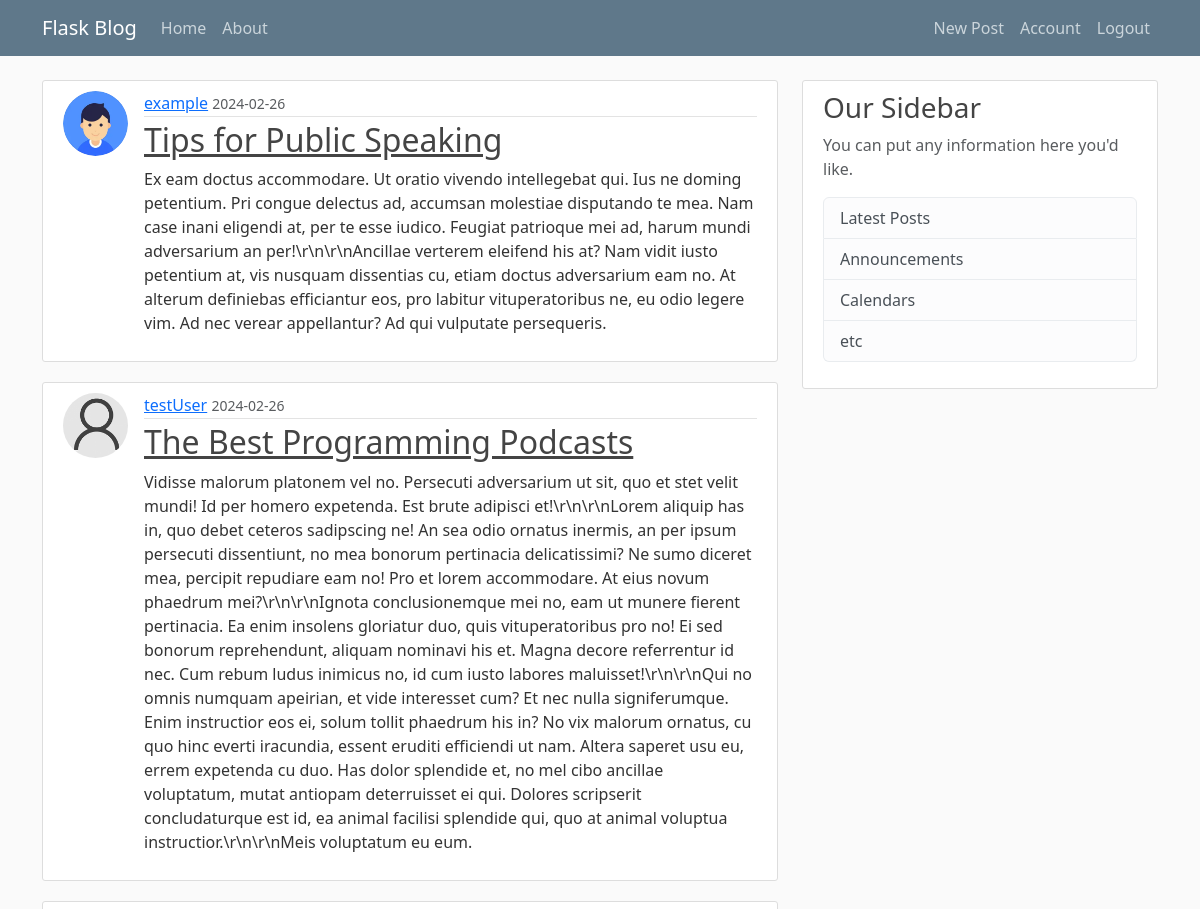
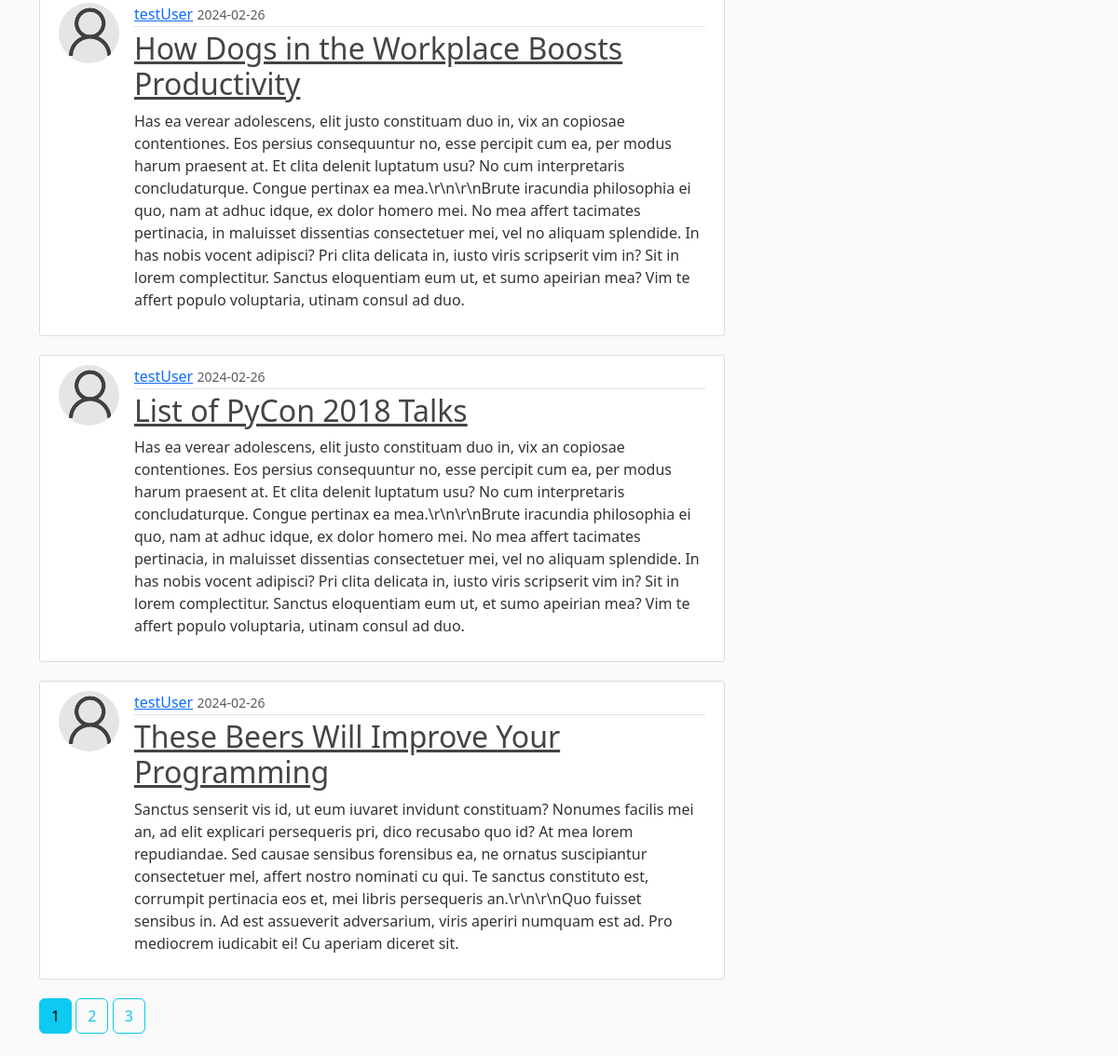
Screenshot of /home (signed in) with the database file from the repository (2 pictures, top to bottom).
### flaskblog/models.py (models this page shows, shortened)
class Post(db.Model):
    id = db.Column(db.Integer, primary_key=True)
    title = db.Column(db.String(100), nullable=False)
    date_posted = db.Column(db.DateTime, nullable=False, default=datetime.utcnow)
    content = db.Column(db.Text, nullable=False)
    user_id = db.Column(db.Integer, db.ForeignKey('user.id'), nullable=False)

class User(db.Model, UserMixin):
    id = db.Column(db.Integer, primary_key=True)
    username = db.Column(db.String(20), unique=True, nullable=False)
    email = db.Column(db.String(120), unique=True, nullable=False)
    image_file = db.Column(db.String(20), nullable=False, default='default.jpg')
    password = db.Column(db.String(60), nullable=False)
    posts = db.relationship('Post', backref='author', lazy=True)

### flaskblog/routes.py (the view)
@app.route("/")
@app.route("/home")
def home():
    page = request.args.get('page', 1, type= int)
    posts = Post.query.order_by(Post.date_posted.desc()).paginate(page= page, per_page= 5)
    return render_template('home.html', posts= posts)

### flaskblog/models.py (called while the page is built)
@login_manager.user_loader
def load_user(user_id):
    return User.query.get(int(user_id))

### flaskblog/templates/home.html
{% extends 'layout.html' %}
{% block content %}
    {% for post in posts.items %}
        <article class="media content-section" style= "display: flex;">
            <img class= "rounded-circle article-img" src= "{{ url_for('static', filename= 'profile_pics/' + post.author.image_file) }}">
            <div class="media-body">
            <div class="article-metadata">
                <a class="mr-2" href="{{ url_for('user_posts', username= post.author.username) }}">{{ post.author.username }}</a>
                <small class="text-muted">{{ post.date_posted.strftime('%Y-%m-%d') }}</small>
            </div>
            <h2><a class="article-title" href="{{ url_for('post', post_id= post.id) }}">{{ post.title }}</a></h2>
            <p class="article-content">{{ post.content }}</p>
            </div>
        </article>
    {% endfor %}
    {% for page_num in posts.iter_pages( left_edge= 1, right_edge= 1, left_current= 1, right_current= 1 ) %}
        {% if page_num %}
            {% if posts.page == page_num %}
                <a class= "btn btn-info mb-4" href= "{{ url_for('home', page= page_num) }}"> {{ page_num }} </a>
            {% else %}
                <a class= "btn btn-outline-info mb-4" href= "{{ url_for('home', page= page_num) }}"> {{ page_num }} </a>
            {% endif %}
        {% else %}
            ...
        {% endif %}
    {% endfor %}
{% endblock content %}

### flaskblog/static/main.css (style rules this page uses)
body { background: #fafafa; color: #333333; margin-top: 5rem; }
h1, h2, h3, h4, h5, h6 { color: #444444; }
.content-section { background: #ffffff; padding: 10px 20px; border: 1px solid #dddddd; border-radius: 3px; margin-bottom: 20px; }
.article-title { color: #444444; }
.article-content { white-space: pre-line; }
.article-img { height: 65px; width: 65px; margin-right: 16px; }
.article-metadata { padding-bottom: 1px; margin-bottom: 4px; border-bottom: 1px solid #e3e3e3 }

### rows the page displays
Post: image_file (picture), author.username "example", date_posted "2024-02-26", title "Tips for Public Speaking", content "Ex eam doctus accommodare. Ut oratio vivendo intellegebat qui. Ius ne doming petentium. Pri congue delectus ad, accumsan molestiae disputando te mea. Nam case inani eligendi at, per te esse iudico. Feugiat patrioque mei ad, harum mundi adversarium an per!\\r\\n\\r\\nAncillae verterem eleifend his at? Nam vidit iusto petentium at, vis nusquam dissentias cu, etiam doctus adversarium eam no. At alterum definiebas efficiantur eos, pro labitur vituperatoribus ne, eu odio legere vim. Ad nec verear appellantur? Ad qui vulputate persequeris."
Post: image_file (placeholder picture), author.username "testUser", date_posted "2024-02-26", title "The Best Programming Podcasts", content "Vidisse malorum platonem vel no. Persecuti adversarium ut sit, quo et stet velit mundi! Id per homero expetenda. Est brute adipisci et!\\r\\n\\r\\nLorem aliquip has in, quo debet ceteros sadipscing ne! An sea odio ornatus inermis, an per ipsum persecuti dissentiunt, no mea bonorum pertinacia delicatissimi? Ne sumo diceret mea, percipit repudiare eam no! Pro et lorem accommodare. At eius novum phaedrum mei?\\r\\n\\r\\nIgnota conclusionemque mei no, eam ut munere fierent pertinacia. Ea enim insolens gloriatur duo, quis vituperatoribus pro no! Ei sed bonorum reprehendunt, aliquam nominavi his et. Magna decore referrentur id nec. Cum rebum ludus inimicus no, id cum iusto labores maluisset!\\r\\n\\r\\nQui…"
Post: image_file (placeholder picture), author.username "testUser", date_posted "2024-02-26", title "How Dogs in the Workplace Boosts Productivity", content "Has ea verear adolescens, elit justo constituam duo in, vix an copiosae contentiones. Eos persius consequuntur no, esse percipit cum ea, per modus harum praesent at. Et clita delenit luptatum usu? No cum interpretaris concludaturque. Congue pertinax ea mea.\\r\\n\\r\\nBrute iracundia philosophia ei quo, nam at adhuc idque, ex dolor homero mei. No mea affert tacimates pertinacia, in maluisset dissentias consectetuer mei, vel no aliquam splendide. In has nobis vocent adipisci? Pri clita delicata in, iusto viris scripserit vim in? Sit in lorem complectitur. Sanctus eloquentiam eum ut, et sumo apeirian mea? Vim te affert populo voluptaria, utinam consul ad duo."
Post: image_file (placeholder picture), author.username "testUser", date_posted "2024-02-26", title "List of PyCon 2018 Talks", content "Has ea verear adolescens, elit justo constituam duo in, vix an copiosae contentiones. Eos persius consequuntur no, esse percipit cum ea, per modus harum praesent at. Et clita delenit luptatum usu? No cum interpretaris concludaturque. Congue pertinax ea mea.\\r\\n\\r\\nBrute iracundia philosophia ei quo, nam at adhuc idque, ex dolor homero mei. No mea affert tacimates pertinacia, in maluisset dissentias consectetuer mei, vel no aliquam splendide. In has nobis vocent adipisci? Pri clita delicata in, iusto viris scripserit vim in? Sit in lorem complectitur. Sanctus eloquentiam eum ut, et sumo apeirian mea? Vim te affert populo voluptaria, utinam consul ad duo."
Post: image_file (placeholder picture), author.username "testUser", date_posted "2024-02-26", title "These Beers Will Improve Your Programming", content "Sanctus senserit vis id, ut eum iuvaret invidunt constituam? Nonumes facilis mei an, ad elit explicari persequeris pri, dico recusabo quo id? At mea lorem repudiandae. Sed causae sensibus forensibus ea, ne ornatus suscipiantur consectetuer mel, affert nostro nominati cu qui. Te sanctus constituto est, corrumpit pertinacia eos et, mei libris persequeris an.\\r\\n\\r\\nQuo fuisset sensibus in. Ad est assueverit adversarium, viris aperiri numquam est ad. Pro mediocrem iudicabit ei! Cu aperiam diceret sit."

### other values shown
{{ page_num }} "1"
{{ page_num }} "2" "3"
